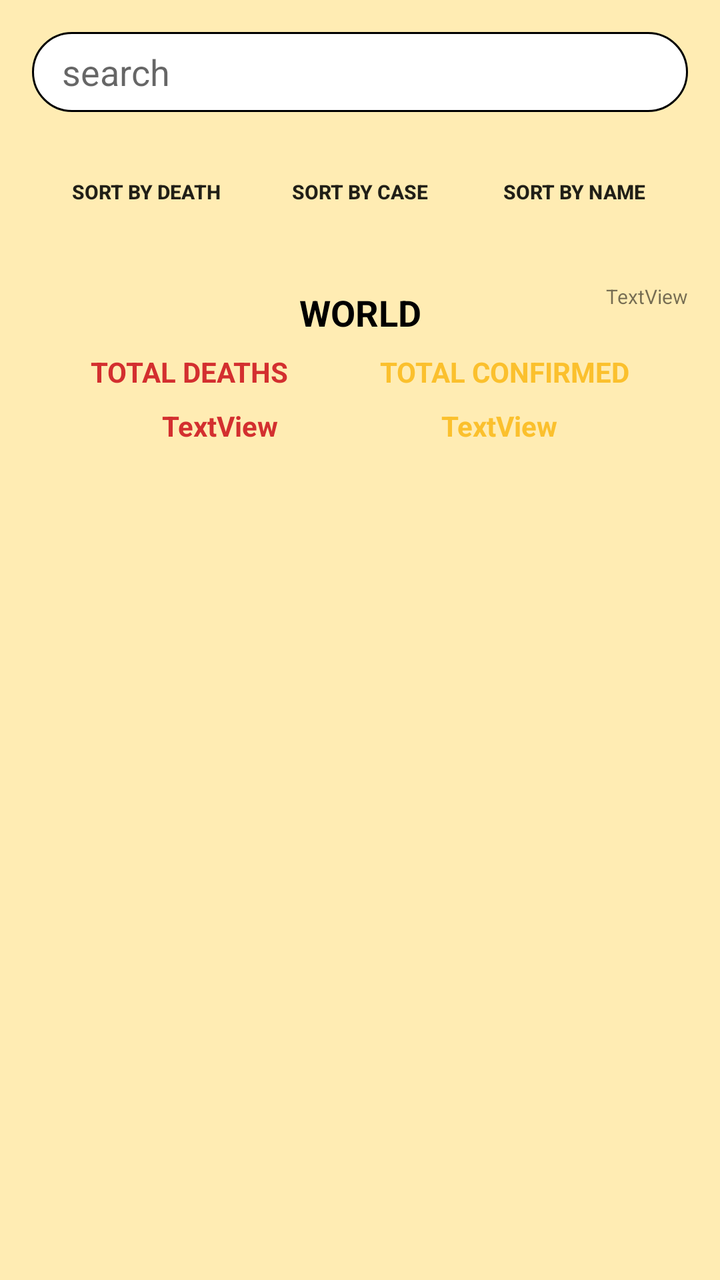
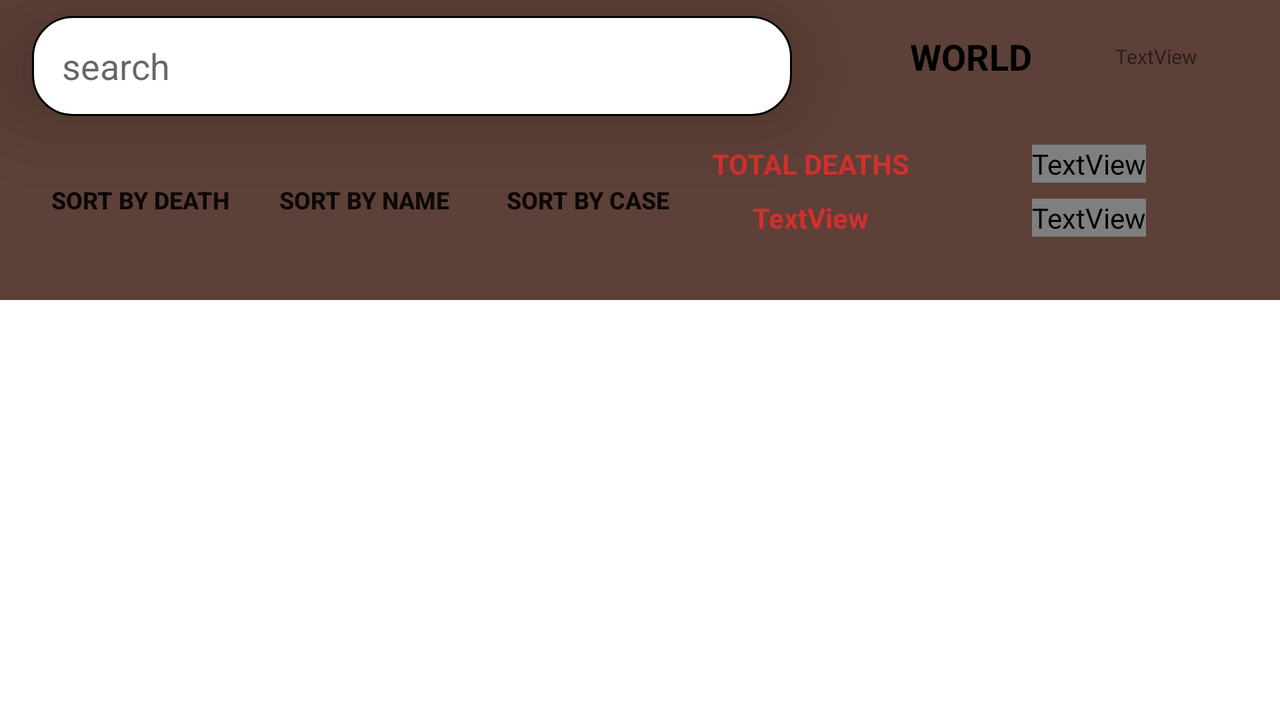

Two renders of one Android screen. The first uses the default layout on a phone; the second uses the alternative layout the repository ships for a different screen configuration, on a matching device. The two XML files are below.
<!-- AndroidManifest.xml: application theme Theme.FinalExamCovid19 -->
<!-- res/layout/fragment_home.xml -->
<?xml version="1.0" encoding="utf-8"?>
<layout xmlns:android="http://schemas.android.com/apk/res/android"
    xmlns:app="http://schemas.android.com/apk/res-auto"
    xmlns:tools="http://schemas.android.com/tools">

    <data>

    </data>

    <androidx.constraintlayout.widget.ConstraintLayout
        android:layout_width="match_parent"
        android:layout_height="match_parent"
        android:background="#FFECB3">

        <EditText
            android:id="@+id/et_search"
            android:layout_width="0dp"
            android:layout_height="40dp"
            android:layout_marginStart="16dp"
            android:layout_marginTop="16dp"
            android:layout_marginEnd="16dp"
            android:background="@drawable/search_shape"
            android:ems="10"
            android:hint="search"
            android:inputType="textPersonName"
            android:paddingLeft="15dp"
            android:paddingEnd="15dp"
            app:layout_constraintEnd_toEndOf="parent"
            app:layout_constraintStart_toStartOf="parent"
            app:layout_constraintTop_toTopOf="parent" />

        <androidx.appcompat.widget.AppCompatButton
            android:id="@+id/btn_name"
            android:layout_width="100dp"
            android:layout_height="wrap_content"
            android:background="@drawable/button_shape"
            android:text="sort by name"
            android:textSize="10sp"
            android:textStyle="bold"
            app:layout_constraintBottom_toBottomOf="@+id/btn_case"
            app:layout_constraintEnd_toEndOf="@+id/et_search"
            app:layout_constraintHorizontal_bias="0.5"
            app:layout_constraintStart_toEndOf="@+id/btn_case"
            app:layout_constraintTop_toTopOf="@+id/btn_case" />

        <androidx.appcompat.widget.AppCompatButton
            android:id="@+id/btn_case"
            android:layout_width="100dp"
            android:layout_height="wrap_content"
            android:background="@drawable/button_shape"
            android:text="sort by case"
            android:textSize="10sp"
            android:textStyle="bold"
            app:layout_constraintBottom_toBottomOf="@+id/btn_death"
            app:layout_constraintEnd_toStartOf="@+id/btn_name"
            app:layout_constraintHorizontal_bias="0.5"
            app:layout_constraintStart_toEndOf="@+id/btn_death"
            app:layout_constraintTop_toTopOf="@+id/btn_death" />

        <androidx.appcompat.widget.AppCompatButton
            android:id="@+id/btn_death"
            android:layout_width="100dp"
            android:layout_height="wrap_content"
            android:layout_marginTop="16dp"
            android:background="@drawable/button_shape"
            android:text="sort by death"
            android:textSize="10sp"
            android:textStyle="bold"
            app:layout_constraintEnd_toStartOf="@+id/btn_case"
            app:layout_constraintHorizontal_bias="0.5"
            app:layout_constraintStart_toStartOf="@+id/et_search"
            app:layout_constraintTop_toBottomOf="@+id/et_search" />

        <androidx.recyclerview.widget.RecyclerView
            android:id="@+id/rv_home"
            android:layout_width="match_parent"
            android:layout_height="0dp"
            android:layout_marginTop="8dp"
            app:layoutManager="androidx.recyclerview.widget.LinearLayoutManager"
            app:layout_constraintBottom_toBottomOf="parent"
            app:layout_constraintEnd_toEndOf="parent"
            app:layout_constraintHorizontal_bias="1.0"
            app:layout_constraintStart_toStartOf="parent"
            app:layout_constraintTop_toBottomOf="@+id/tv_num_global_confirmed"
            tools:listitem="@layout/recycle_item" />

        <TextView
            android:id="@+id/textView3"
            android:layout_width="wrap_content"
            android:layout_height="wrap_content"
            android:layout_marginTop="24dp"
            android:text="WORLD"
            android:textColor="@color/black"
            android:textSize="18sp"
            android:textStyle="bold"
            app:layout_constraintEnd_toEndOf="parent"
            app:layout_constraintStart_toStartOf="parent"
            app:layout_constraintTop_toBottomOf="@+id/btn_death" />

        <TextView
            android:id="@+id/textView4"
            android:layout_width="wrap_content"
            android:layout_height="wrap_content"
            android:layout_marginTop="8dp"
            android:text="TOTAL DEATHS"
            android:textColor="#D32F2F"
            android:textStyle="bold"
            app:layout_constraintEnd_toStartOf="@+id/textView5"
            app:layout_constraintHorizontal_bias="0.5"
            app:layout_constraintStart_toStartOf="parent"
            app:layout_constraintTop_toBottomOf="@+id/textView3" />

        <TextView
            android:id="@+id/textView5"
            android:layout_width="wrap_content"
            android:layout_height="wrap_content"
            android:layout_marginTop="8dp"
            android:text="TOTAL CONFIRMED"
            android:textColor="#FBC02D"
            android:textStyle="bold"
            app:layout_constraintEnd_toEndOf="parent"
            app:layout_constraintHorizontal_bias="0.5"
            app:layout_constraintStart_toEndOf="@+id/textView4"
            app:layout_constraintTop_toBottomOf="@+id/textView3" />

        <TextView
            android:id="@+id/tv_global_total_deaths"
            android:layout_width="wrap_content"
            android:layout_height="wrap_content"
            android:layout_marginTop="8dp"
            android:text="TextView"
            android:textColor="#D32F2F"
            android:textStyle="bold"
            app:layout_constraintEnd_toStartOf="@+id/tv_num_global_confirmed"
            app:layout_constraintHorizontal_bias="0.5"
            app:layout_constraintStart_toStartOf="parent"
            app:layout_constraintTop_toBottomOf="@+id/textView4" />

        <TextView
            android:id="@+id/tv_num_global_confirmed"
            android:layout_width="wrap_content"
            android:layout_height="wrap_content"
            android:layout_marginTop="8dp"
            android:text="TextView"
            android:textColor="#FBC02D"
            android:textStyle="bold"
            app:layout_constraintEnd_toEndOf="parent"
            app:layout_constraintHorizontal_bias="0.5"
            app:layout_constraintStart_toEndOf="@+id/tv_global_total_deaths"
            app:layout_constraintTop_toBottomOf="@+id/textView5" />

        <TextView
            android:id="@+id/tv_date"
            android:layout_width="wrap_content"
            android:layout_height="wrap_content"
            android:layout_marginEnd="16dp"
            android:text="TextView"
            android:textSize="10sp"
            app:layout_constraintBottom_toTopOf="@+id/textView5"
            app:layout_constraintEnd_toEndOf="parent"
            app:layout_constraintTop_toBottomOf="@+id/btn_name" />

        <ImageView
            android:id="@+id/ic_refresh"
            android:layout_width="wrap_content"
            android:layout_height="wrap_content"
            android:layout_marginStart="32dp"
            android:layout_marginTop="16dp"
            app:layout_constraintStart_toStartOf="parent"
            app:layout_constraintTop_toBottomOf="@+id/btn_death"
            app:srcCompat="@drawable/ic_refresh" />
    </androidx.constraintlayout.widget.ConstraintLayout>
</layout>
<!-- res/layout/recycle_item.xml (included above) -->
<?xml version="1.0" encoding="utf-8"?>
<layout xmlns:android="http://schemas.android.com/apk/res/android"
    xmlns:app="http://schemas.android.com/apk/res-auto"
    xmlns:tools="http://schemas.android.com/tools">

    <data>

    </data>

    <androidx.constraintlayout.widget.ConstraintLayout
        android:layout_width="match_parent"
        android:layout_height="wrap_content"
        android:layout_margin="10dp"
        android:background="@color/brown_300">

        <TextView
            android:id="@+id/tv_country"
            android:layout_width="150dp"
            android:layout_height="100dp"
            android:layout_marginTop="8dp"
            android:layout_marginEnd="4dp"
            android:layout_marginBottom="8dp"
            android:gravity="center"
            android:textColor="@color/black"
            android:textSize="18sp"
            android:textStyle="bold"
            app:layout_constraintBottom_toBottomOf="parent"
            app:layout_constraintEnd_toEndOf="parent"
            app:layout_constraintTop_toTopOf="parent"
            tools:text="iran" />

        <TextView
            android:id="@+id/tv_total_confirmed"
            android:layout_width="wrap_content"
            android:layout_height="wrap_content"
            android:layout_marginStart="12dp"
            android:layout_marginTop="8dp"
            android:text="TotalConfirmed ="
            android:textColor="@color/black"
            android:textSize="12sp"
            android:textStyle="bold"
            app:layout_constraintBottom_toTopOf="@+id/tv_total_deaths"
            app:layout_constraintStart_toStartOf="parent"
            app:layout_constraintTop_toTopOf="parent" />

        <TextView
            android:id="@+id/tv_total_deaths"
            android:layout_width="wrap_content"
            android:layout_height="wrap_content"
            android:layout_marginTop="10dp"
            android:text="TotalDeaths ="
            android:textColor="@color/black"
            android:textSize="12sp"
            android:textStyle="bold"
            app:layout_constraintBottom_toTopOf="@+id/tv_total_recovered"
            app:layout_constraintEnd_toEndOf="@+id/tv_total_confirmed"
            app:layout_constraintStart_toStartOf="@+id/tv_total_confirmed"
            app:layout_constraintTop_toBottomOf="@+id/tv_total_confirmed" />

        <TextView
            android:id="@+id/tv_total_recovered"
            android:layout_width="wrap_content"
            android:layout_height="wrap_content"
            android:layout_marginTop="10dp"
            android:text="TotalRecovered ="
            android:textColor="@color/black"
            android:textSize="12sp"
            android:textStyle="bold"
            app:layout_constraintBottom_toBottomOf="parent"
            app:layout_constraintEnd_toEndOf="@+id/tv_total_deaths"
            app:layout_constraintStart_toStartOf="@+id/tv_total_deaths"
            app:layout_constraintTop_toBottomOf="@+id/tv_total_deaths" />

        <TextView
            android:id="@+id/tv_num_total_confirmed"
            android:layout_width="wrap_content"
            android:layout_height="wrap_content"
            android:layout_marginTop="16dp"
            android:textColor="#FFEA00"
            android:textStyle="bold"
            app:layout_constraintEnd_toEndOf="@+id/tv_num_total_deaths"
            app:layout_constraintHorizontal_bias="0.5"
            app:layout_constraintStart_toStartOf="@+id/tv_num_total_deaths"
            app:layout_constraintTop_toTopOf="parent"
            tools:text="1245" />

        <TextView
            android:id="@+id/tv_num_total_deaths"
            android:layout_width="wrap_content"
            android:layout_height="wrap_content"
            android:layout_marginTop="18dp"
            android:textColor="#FF1744"
            android:textStyle="bold"
            app:layout_constraintEnd_toEndOf="@+id/tv_num_total_recovered"
            app:layout_constraintHorizontal_bias="0.5"
            app:layout_constraintStart_toStartOf="@+id/tv_num_total_recovered"
            app:layout_constraintTop_toBottomOf="@+id/tv_num_total_confirmed"
            tools:text="1245" />

        <TextView
            android:id="@+id/tv_num_total_recovered"
            android:layout_width="wrap_content"
            android:layout_height="wrap_content"
            android:layout_marginStart="32dp"
            android:layout_marginTop="12dp"
            android:layout_marginBottom="8dp"
            android:textColor="#76FF03"
            android:textStyle="bold"
            app:layout_constraintBottom_toBottomOf="parent"
            app:layout_constraintStart_toEndOf="@+id/tv_total_recovered"
            app:layout_constraintTop_toBottomOf="@+id/tv_num_total_deaths"
            tools:text="1245" />

    </androidx.constraintlayout.widget.ConstraintLayout>
</layout>
<!-- resources referenced by this layout -->
<resources>
  <color name="black">#FF000000</color>
  <color name="brown_300">#A1887F</color>
  <!-- drawable button_shape (drawable) -->
  <?xml version="1.0" encoding="utf-8"?>
  <shape xmlns:android="http://schemas.android.com/apk/res/android"
      android:shape="rectangle">
      <solid android:color="@color/amber_a200" />
      <corners android:radius="20dp" />
  
  
  
  </shape>
  <!-- drawable search_shape (drawable) -->
  <?xml version="1.0" encoding="utf-8"?>
  <shape xmlns:android="http://schemas.android.com/apk/res/android"
      android:shape="rectangle">
      <corners android:radius="20dp" />
      <solid android:color="@color/white" />
      <stroke
          android:width="1dp"
          android:color="@color/black" />
  
  </shape>
  <style name="Theme.FinalExamCovid19" parent="Theme.MaterialComponents.DayNight.DarkActionBar">
          
          <item name="colorPrimary">@color/brown_700</item>
          <item name="colorPrimaryVariant">@color/brown_900</item>
          <item name="colorOnPrimary">@color/white</item>
          
          <item name="colorSecondary">@color/teal_200</item>
          <item name="colorSecondaryVariant">@color/teal_700</item>
          <item name="colorOnSecondary">@color/black</item>
          
          <item name="android:statusBarColor" tools:targetApi="l">?attr/colorPrimaryVariant</item>
          
      </style>
  <color name="white">#FFFFFFFF</color>
  <color name="brown_700">#5D4037</color>
  <color name="brown_900">#3E2723</color>
  <color name="teal_200">#FF03DAC5</color>
  <color name="teal_700">#FF018786</color>
</resources>
<!-- res/layout-land/fragment_home.xml (the repository's variant of the layout above) -->
<!-- drawn on the phone turned sideways -->
<?xml version="1.0" encoding="utf-8"?>
<layout xmlns:android="http://schemas.android.com/apk/res/android"
    xmlns:app="http://schemas.android.com/apk/res-auto"
    xmlns:tools="http://schemas.android.com/tools">

    <data>

    </data>

    <androidx.coordinatorlayout.widget.CoordinatorLayout
        android:layout_width="match_parent"
        android:layout_height="match_parent"
        android:background="@color/white">

        <com.google.android.material.appbar.AppBarLayout
            android:id="@+id/appBarLayout"
            android:layout_width="match_parent"
            android:layout_height="150dp"
            android:elevation="12dp"
            app:layout_constraintEnd_toEndOf="parent"
            app:layout_constraintStart_toStartOf="parent"
            app:layout_constraintTop_toTopOf="parent"
            >

            <com.google.android.material.appbar.CollapsingToolbarLayout
                android:id="@+id/view"
                android:layout_width="match_parent"
                android:layout_height="250dp"
                app:layout_scrollFlags="scroll|exitUntilCollapsed"
                app:layout_constraintEnd_toEndOf="parent"
                app:layout_constraintStart_toStartOf="parent"
                app:layout_constraintTop_toBottomOf="@+id/toolbar">

                <androidx.constraintlayout.widget.ConstraintLayout
                    android:layout_width="match_parent"
                    android:layout_height="250dp">


                    <androidx.appcompat.widget.AppCompatButton
                        android:id="@+id/btn_name"
                        android:layout_width="100dp"
                        android:layout_height="wrap_content"
                        android:background="@drawable/button_shape"
                        android:elevation="16dp"
                        android:foreground="?android:attr/selectableItemBackground"
                        android:text="sort by name"
                        android:textSize="12sp"
                        android:textStyle="bold"
                        app:layout_constraintEnd_toStartOf="@+id/btn_case"
                        app:layout_constraintHorizontal_bias="0.5"
                        app:layout_constraintStart_toEndOf="@+id/btn_death"
                        app:layout_constraintTop_toTopOf="@+id/btn_case" />

                    <androidx.appcompat.widget.AppCompatButton
                        android:id="@+id/btn_case"
                        android:layout_width="100dp"
                        android:layout_height="wrap_content"
                        android:background="@drawable/button_shape"
                        android:elevation="16dp"
                        android:foreground="?android:attr/selectableItemBackground"
                        android:text="sort by case"
                        android:textSize="12sp"
                        android:textStyle="bold"
                        app:layout_constraintBottom_toBottomOf="@+id/btn_death"
                        app:layout_constraintEnd_toStartOf="@+id/textView4"
                        app:layout_constraintHorizontal_bias="0.5"
                        app:layout_constraintStart_toEndOf="@+id/btn_name" />

                    <androidx.appcompat.widget.AppCompatButton
                        android:id="@+id/btn_death"
                        android:layout_width="100dp"
                        android:layout_height="wrap_content"
                        android:layout_marginStart="8dp"
                        android:layout_marginTop="76dp"
                        android:background="@drawable/button_shape"
                        android:elevation="16dp"
                        android:foreground="?android:attr/selectableItemBackground"
                        android:text="sort by death"
                        android:textSize="12sp"
                        android:textStyle="bold"
                        app:layout_constraintEnd_toStartOf="@+id/btn_name"
                        app:layout_constraintHorizontal_bias="0.5"
                        app:layout_constraintStart_toStartOf="parent"
                        app:layout_constraintTop_toTopOf="parent" />

                    <TextView
                        android:id="@+id/textView3"
                        android:layout_width="wrap_content"
                        android:layout_height="wrap_content"
                        android:layout_marginTop="16dp"
                        android:text="WORLD"
                        android:textColor="@color/black"
                        android:textSize="18sp"
                        android:textStyle="bold"
                        app:layout_constraintEnd_toEndOf="parent"
                        app:layout_constraintHorizontal_bias="0.786"
                        app:layout_constraintStart_toStartOf="parent"
                        app:layout_constraintTop_toTopOf="parent" />

                    <TextView
                        android:id="@+id/textView4"
                        android:layout_width="wrap_content"
                        android:layout_height="wrap_content"
                        android:layout_marginTop="32dp"
                        android:text="TOTAL DEATHS"
                        android:textColor="#D32F2F"
                        android:textStyle="bold"
                        app:layout_constraintEnd_toStartOf="@+id/textView3"
                        app:layout_constraintTop_toBottomOf="@+id/textView3" />

                    <TextView
                        android:id="@+id/textView5"
                        android:layout_width="wrap_content"
                        android:layout_height="wrap_content"
                        android:layout_marginTop="32dp"
                        android:text="TOTAL CONFIRMED"
                        android:textColor="@color/amber_a200"
                        android:textStyle="bold"
                        app:layout_constraintStart_toEndOf="@+id/textView3"
                        app:layout_constraintTop_toBottomOf="@+id/textView3" />

                    <TextView
                        android:id="@+id/tv_global_total_deaths"
                        android:layout_width="wrap_content"
                        android:layout_height="wrap_content"
                        android:layout_marginTop="8dp"
                        android:text="TextView"
                        android:textColor="#D32F2F"
                        android:textStyle="bold"
                        app:layout_constraintEnd_toEndOf="@+id/textView4"
                        app:layout_constraintStart_toStartOf="@+id/textView4"
                        app:layout_constraintTop_toBottomOf="@+id/textView4" />

                    <TextView
                        android:id="@+id/tv_num_global_confirmed"
                        android:layout_width="wrap_content"
                        android:layout_height="wrap_content"
                        android:layout_marginTop="8dp"
                        android:text="TextView"
                        android:textColor="@color/amber_a200"
                        android:textStyle="bold"
                        app:layout_constraintEnd_toEndOf="@+id/textView5"
                        app:layout_constraintStart_toStartOf="@+id/textView5"
                        app:layout_constraintTop_toBottomOf="@+id/textView5" />

                    <TextView
                        android:id="@+id/tv_date"
                        android:layout_width="wrap_content"
                        android:layout_height="wrap_content"
                        android:text="TextView"
                        android:textSize="10sp"
                        app:layout_constraintBottom_toBottomOf="@+id/textView3"
                        app:layout_constraintEnd_toEndOf="parent"
                        app:layout_constraintStart_toEndOf="@+id/textView3"
                        app:layout_constraintTop_toTopOf="@+id/textView3" />

                    <ImageView
                        android:id="@+id/ic_refresh"
                        android:layout_width="wrap_content"
                        android:layout_height="wrap_content"
                        app:layout_constraintBottom_toBottomOf="@+id/textView3"
                        app:layout_constraintEnd_toStartOf="@+id/textView3"
                        app:layout_constraintStart_toStartOf="@+id/textView4"
                        app:layout_constraintTop_toTopOf="@+id/textView3"
                        app:srcCompat="@drawable/ic_refresh" />

                </androidx.constraintlayout.widget.ConstraintLayout>

                <EditText
                    android:id="@+id/et_search"
                    android:layout_width="380dp"
                    android:layout_height="50dp"
                    android:layout_marginStart="16dp"
                    android:layout_marginTop="8dp"
                    android:layout_marginEnd="16dp"
                    android:elevation="24dp"
                    app:layout_collapseMode="pin"
                    android:background="@drawable/search_shape"
                    android:ems="10"
                    android:hint="search"
                    android:inputType="textPersonName"
                    android:paddingStart="15dp"
                    android:paddingEnd="15dp" />

            </com.google.android.material.appbar.CollapsingToolbarLayout>
        </com.google.android.material.appbar.AppBarLayout>

        <androidx.recyclerview.widget.RecyclerView
            android:id="@+id/rv_home"
            android:layout_width="match_parent"
            android:layout_height="wrap_content"
            app:layoutManager="androidx.recyclerview.widget.GridLayoutManager"
            app:spanCount="2"
            app:layout_anchor="@+id/rv_home"
            app:layout_anchorGravity="center"
            app:layout_behavior="@string/appbar_scrolling_view_behavior"
            app:layout_constraintBottom_toBottomOf="parent"
            app:layout_constraintEnd_toEndOf="parent"
            app:layout_constraintHorizontal_bias="1.0"
            app:layout_constraintStart_toStartOf="parent"
            app:layout_constraintTop_toBottomOf="@+id/appBarLayout"
            tools:listitem="@layout/recycle_item" />


    </androidx.coordinatorlayout.widget.CoordinatorLayout>


</layout>
<!-- resources referenced by the variant -->
<!-- as the phone turned sideways resolves them -->
<resources>
  <color name="black">#FF000000</color>
  <color name="brown_300">#A1887F</color>
  <color name="white">#FFFFFFFF</color>
  <!-- drawable button_shape (drawable) -->
  <?xml version="1.0" encoding="utf-8"?>
  <shape xmlns:android="http://schemas.android.com/apk/res/android"
      android:shape="rectangle">
      <solid android:color="@color/amber_a200" />
      <corners android:radius="20dp" />
  
  
  
  </shape>
  <!-- drawable search_shape (drawable) -->
  <?xml version="1.0" encoding="utf-8"?>
  <shape xmlns:android="http://schemas.android.com/apk/res/android"
      android:shape="rectangle">
      <corners android:radius="20dp" />
      <solid android:color="@color/white" />
      <stroke
          android:width="1dp"
          android:color="@color/black" />
  
  </shape>
  <style name="Theme.FinalExamCovid19" parent="Theme.MaterialComponents.DayNight.DarkActionBar">
          
          <item name="colorPrimary">@color/brown_700</item>
          <item name="colorPrimaryVariant">@color/brown_900</item>
          <item name="colorOnPrimary">@color/white</item>
          
          <item name="colorSecondary">@color/teal_200</item>
          <item name="colorSecondaryVariant">@color/teal_700</item>
          <item name="colorOnSecondary">@color/black</item>
          
          <item name="android:statusBarColor" tools:targetApi="l">?attr/colorPrimaryVariant</item>
          
      </style>
  <color name="brown_700">#5D4037</color>
  <color name="brown_900">#3E2723</color>
  <color name="teal_200">#FF03DAC5</color>
  <color name="teal_700">#FF018786</color>
</resources>
